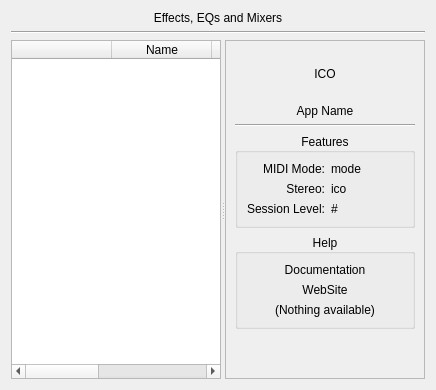
     <widget class="QWidget" name="effect">
      <attribute name="title">
       <string>Effect</string>
      </attribute>
      <layout class="QVBoxLayout" name="verticalLayout_18">
       <item>
        <widget class="QLabel" name="label_30">
         <property name="maximumSize">
          <size>
           <width>16777215</width>
           <height>16</height>
          </size>
         </property>
         <property name="text">
          <string>Effects, EQs and Mixers</string>
         </property>
         <property name="alignment">
          <set>Qt::AlignCenter</set>
         </property>
        </widget>
       </item>
       <item>
        <widget class="Line" name="line_8">
         <property name="orientation">
          <enum>Qt::Horizontal</enum>
         </property>
        </widget>
       </item>
       <item>
        <widget class="QSplitter" name="splitter_Effect">
         <property name="orientation">
          <enum>Qt::Horizontal</enum>
         </property>
         <widget class="QTableWidget" name="listEffect">
          <property name="contextMenuPolicy">
           <enum>Qt::CustomContextMenu</enum>
          </property>
          <property name="editTriggers">
           <set>QAbstractItemView::NoEditTriggers</set>
          </property>
          <property name="alternatingRowColors">
           <bool>true</bool>
          </property>
          <property name="selectionMode">
           <enum>QAbstractItemView::SingleSelection</enum>
          </property>
          <property name="selectionBehavior">
           <enum>QAbstractItemView::SelectRows</enum>
          </property>
          <property name="sortingEnabled">
           <bool>true</bool>
          </property>
          <attribute name="horizontalHeaderStretchLastSection">
           <bool>true</bool>
          </attribute>
          <attribute name="verticalHeaderVisible">
           <bool>false</bool>
          </attribute>
          <attribute name="verticalHeaderDefaultSectionSize">
           <number>22</number>
          </attribute>
          <column>
           <property name="text">
            <string/>
           </property>
          </column>
          <column>
           <property name="text">
            <string>Name</string>
           </property>
          </column>
          <column>
           <property name="text">
            <string>Type</string>
           </property>
          </column>
          <column>
           <property name="text">
            <string>Save Mode</string>
           </property>
          </column>
          <column>
           <property name="text">
            <string>Release Model</string>
           </property>
          </column>
         </widget>
         <widget class="QFrame" name="frame_Effect">
          <property name="minimumSize">
           <size>
            <width>200</width>
            <height>0</height>
           </size>
          </property>
          <property name="frameShape">
           <enum>QFrame::StyledPanel</enum>
          </property>
          <property name="frameShadow">
           <enum>QFrame::Raised</enum>
          </property>
          <layout class="QVBoxLayout" name="verticalLayout_7">
           <item>
            <widget class="QLabel" name="ico_app_effect">
             <property name="minimumSize">
              <size>
               <width>0</width>
               <height>48</height>
              </size>
             </property>
             <property name="maximumSize">
              <size>
               <width>16777215</width>
               <height>48</height>
              </size>
             </property>
             <property name="text">
              <string>ICO</string>
             </property>
             <property name="alignment">
              <set>Qt::AlignCenter</set>
             </property>
            </widget>
           </item>
           <item>
            <widget class="QLabel" name="label_name_effect">
             <property name="text">
              <string>App Name</string>
             </property>
             <property name="alignment">
              <set>Qt::AlignCenter</set>
             </property>
            </widget>
           </item>
           <item>
            <widget class="Line" name="line_9">
             <property name="orientation">
              <enum>Qt::Horizontal</enum>
             </property>
            </widget>
           </item>
           <item>
            <widget class="QGroupBox" name="group_features_effect">
             <property name="title">
              <string>Features</string>
             </property>
             <property name="alignment">
              <set>Qt::AlignCenter</set>
             </property>
             <layout class="QGridLayout" name="gridLayout_12">
              <item row="1" column="0">
               <widget class="QLabel" name="label_32">
                <property name="text">
                 <string>MIDI Mode:</string>
                </property>
                <property name="alignment">
                 <set>Qt::AlignRight|Qt::AlignTrailing|Qt::AlignVCenter</set>
                </property>
               </widget>
              </item>
              <item row="1" column="1">
               <widget class="QLabel" name="label_midi_mode_effect">
                <property name="text">
                 <string>mode</string>
                </property>
               </widget>
              </item>
              <item row="3" column="0">
               <widget class="QLabel" name="label_33">
                <property name="text">
                 <string>Session Level:</string>
                </property>
                <property name="alignment">
                 <set>Qt::AlignRight|Qt::AlignTrailing|Qt::AlignVCenter</set>
                </property>
               </widget>
              </item>
              <item row="3" column="1">
               <widget class="QLabel" name="label_session_level_effect">
                <property name="text">
                 <string>#</string>
                </property>
               </widget>
              </item>
              <item row="2" column="0">
               <widget class="QLabel" name="label_22">
                <property name="text">
                 <string>Stereo:</string>
                </property>
                <property name="alignment">
                 <set>Qt::AlignRight|Qt::AlignTrailing|Qt::AlignVCenter</set>
                </property>
               </widget>
              </item>
              <item row="2" column="1">
               <widget class="QLabel" name="ico_stereo_effect">
                <property name="text">
                 <string>ico</string>
                </property>
               </widget>
              </item>
             </layout>
            </widget>
           </item>
           <item>
            <widget class="QGroupBox" name="group_help_effect">
             <property name="title">
              <string>Help</string>
             </property>
             <property name="alignment">
              <set>Qt::AlignCenter</set>
             </property>
             <layout class="QVBoxLayout" name="verticalLayout_8">
              <item>
               <widget class="QLabel" name="url_documentation_effect">
                <property name="text">
                 <string>Documentation</string>
                </property>
                <property name="alignment">
                 <set>Qt::AlignCenter</set>
                </property>
                <property name="openExternalLinks">
                 <bool>true</bool>
                </property>
               </widget>
              </item>
              <item>
               <widget class="QLabel" name="url_website_effect">
                <property name="text">
                 <string>WebSite</string>
                </property>
                <property name="alignment">
                 <set>Qt::AlignCenter</set>
                </property>
                <property name="openExternalLinks">
                 <bool>true</bool>
                </property>
               </widget>
              </item>
              <item>
               <widget class="QLabel" name="label_no_help_effect">
                <property name="text">
                 <string>(Nothing available)</string>
                </property>
                <property name="alignment">
                 <set>Qt::AlignCenter</set>
                </property>
               </widget>
              </item>
             </layout>
            </widget>
           </item>
           <item>
            <spacer name="verticalSpacer_5">
             <property name="orientation">
              <enum>Qt::Vertical</enum>
             </property>
             <property name="sizeHint" stdset="0">
              <size>
               <width>20</width>
               <height>40</height>
              </size>
             </property>
            </spacer>
           </item>
          </layout>
         </widget>
        </widget>
       </item>
      </layout>
     </widget>
